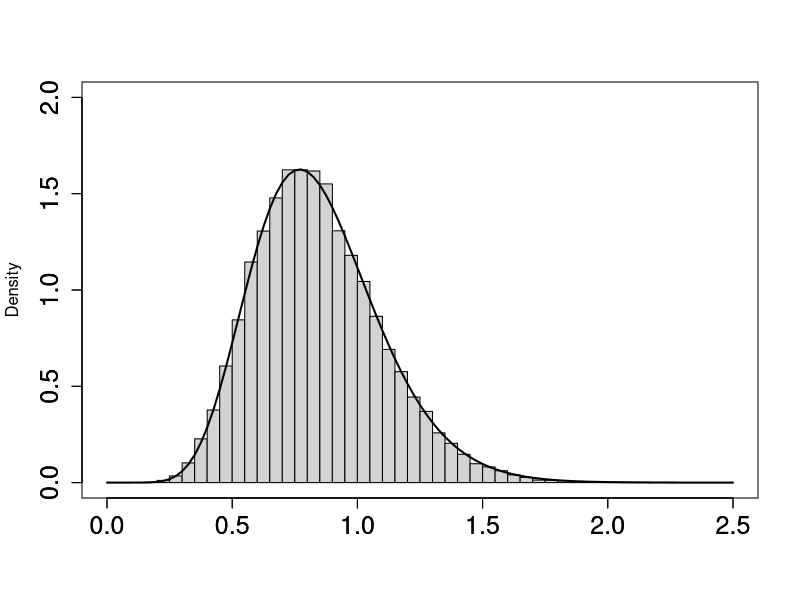

Generate this figure with R: (Note: this script raises an error after producing the figure.)
# 1,2) モンテカルロ
n <- 10000
x <- numeric(n)
for (i in 1:n) {
  x[i] <- (runif(n=1, min=0, max=1)^2 + runif(n=1, min=0, max=1)^2 <1) * 4
}
mean(x)

# 3-5) マルコフ連鎖
l <- matrix(c(0.2,0.2,0.6, 0.1,0.6,0.3, 0.3,0.5,0.2), nrow = 3, ncol = 3, byrow = T)
p <- c(0.3, 0.2, 0.5)
n <- 10
for (i in 1:n) {
  p <- p %*% l
  print(p)
  if (i == n) { pn <- p }
}
pn #-> 定常分布は (0.1828, 0.4946, 0.3226)

# 6-7) 波平釣果問題の独立MH法

# size: サンプルサイズ
# burnin: バーンイン期間
# qme: 提案分布(正規分布)の期待値
# qme: 提案分布(正規分布)のSD
tsuri.ind.mh <- function(size, burnin, qme = 1.0, qsd = sqrt(0.5)) {
  set.seed(1234)     #乱数の種
  x<-numeric(size)
  x[1]<-rnorm(1, mean=qme, sd=qsd)
  co <- 0 # 採択数
  for (t in 2:size){
    a <- rnorm(1, mean=qme, sd=qsd)
    r <- (dnorm(x[t-1], mean=qme, sd=qsd)*dgamma(a,shape=11,rate=13))/
      (dnorm(a, mean=qme, sd=qsd)*dgamma(x[t-1],shape=11,rate=13))
    if (runif(1) < r) {
      x[t] <- a
      co <- co + 1
    }else{
      x[t] <- x[t-1]
    }
  }
  cat("採択率")
  print(round(co/size,2))
  
  x[(burnin+1):size]
}
mean(tsuri.ind.mh(10, 0))
mean(tsuri.ind.mh(100, 10))
mean(tsuri.ind.mh(1000, 100))
mean(tsuri.ind.mh(10000, 1000))
mean(tsuri.ind.mh(100000, 10000))

# グラフ
hist(tsuri.ind.mh(100000, 10000), breaks =50, xlab='', xlim=c(0,2.5), ylim=c(0,2.0), freq=F, main="", cex.axis=1.5)
par(new=T)
curve(dgamma(x,shape=11,rate=13),0,2.5,ylab='',xlab='',xlim=c(0,2.5),ylim=c(0,2.0),lwd=2.0,cex.axis=1.5)

## 平均3.0, 分散0.5の正規分布として計算
mean(tsuri.mh(100000, 10000, qme = 3.0, qsd = sqrt(0.5)))

# ランダムウォークMH
tsuri.rw.mh <- function(size, burnin, qme = 1.0, qsd = sqrt(0.5)) {
  set.seed(1234)     #乱数の種
  x<-numeric(size)
  x[1]<-rnorm(1, mean=qme, sd=qsd)
  co <- 0 # 採択数
  for (t in 2:size){
    a <- rnorm(1, x[t-1], sd=qsd)
    r <- (dgamma(a,shape=11,rate=13))/(dgamma(x[t-1],shape=11,rate=13))
    if (runif(1) < r) {
      x[t] <- a
      co <- co + 1
    }else{
      x[t] <- x[t-1]
    }
  }
  cat("採択率")
  print(round(co/size,2))
  x[(burnin+1):size]
}

mean(tsuri.rw.mh(100000, 1000))
mean(tsuri.rw.mh(100000, 1000, qsd = sqrt(0.001)))

# 9) 正選手問題のランダムウォークMH
sensyu.rw.mh <- function(size, burnin, qme = 1.0, qsd = sqrt(0.1)) {
  set.seed(1234)     #乱数の種
  x<-numeric(size)
  x[1] <- runif(1)
  co <- 0 # 採択数
  for (t in 2:size){
    a <- rnorm(1, x[t-1], sd=qsd)
    r <- dbeta(a, 10.2, 5.8) / dbeta(x[t-1], 10.2, 5.8)
    if (runif(1) < r) {
      x[t] <- a
      co <- co + 1
    }else{
      x[t] <- x[t-1]
    }
  }
  cat("採択率")
  print(round(co/size,2))
  x
}
mean(sensyu.rw.mh(100000, 1000)[1001:100000])

## トレースライン
par(mfrow=c(2,1))
plot(x[0:1000],type="l",ylab='',xlab='',lwd=0.5,cex.axis=1.5)
plot(x,type="l",ylab='',xlab='',lwd=0.5,cex.axis=1.5,ylim=c(3,3))
par(mfrow=c(1,1))




